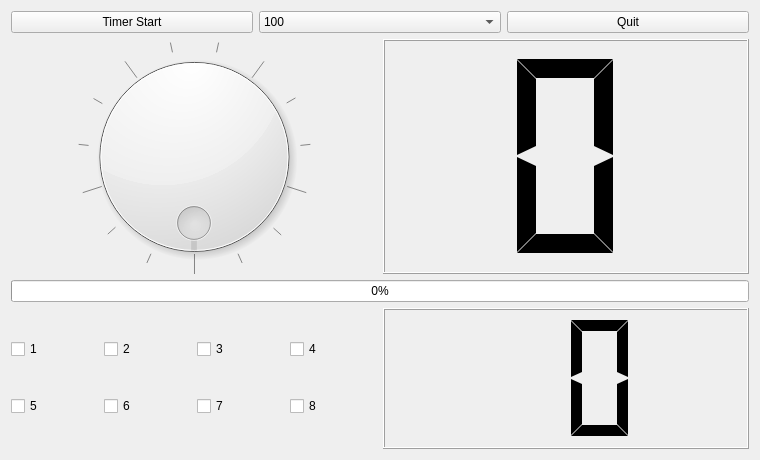
<?xml version="1.0" encoding="UTF-8"?>
<ui version="4.0">
 <class>LedkeyWidget</class>
 <widget class="QWidget" name="LedkeyWidget">
  <property name="geometry">
   <rect>
    <x>0</x>
    <y>0</y>
    <width>760</width>
    <height>460</height>
   </rect>
  </property>
  <property name="windowTitle">
   <string>LedkeyWidget</string>
  </property>
  <layout class="QVBoxLayout" name="verticalLayout_4">
   <item>
    <layout class="QVBoxLayout" name="verticalLayout_3" stretch="1,5,1,3">
     <item>
      <layout class="QHBoxLayout" name="horizontalLayout">
       <item>
        <widget class="QPushButton" name="pPBtimerStart">
         <property name="text">
          <string>Timer Start</string>
         </property>
         <property name="checkable">
          <bool>true</bool>
         </property>
        </widget>
       </item>
       <item>
        <widget class="QComboBox" name="pCBtimerValue">
         <item>
          <property name="text">
           <string>100</string>
          </property>
         </item>
         <item>
          <property name="text">
           <string>500</string>
          </property>
         </item>
         <item>
          <property name="text">
           <string>1000</string>
          </property>
         </item>
         <item>
          <property name="text">
           <string>2000</string>
          </property>
         </item>
        </widget>
       </item>
       <item>
        <widget class="QPushButton" name="pPBappQuit">
         <property name="text">
          <string>Quit</string>
         </property>
        </widget>
       </item>
      </layout>
     </item>
     <item>
      <layout class="QHBoxLayout" name="horizontalLayout_2">
       <item>
        <widget class="QDial" name="pDialLed">
         <property name="maximum">
          <number>15</number>
         </property>
         <property name="singleStep">
          <number>1</number>
         </property>
         <property name="pageStep">
          <number>3</number>
         </property>
         <property name="wrapping">
          <bool>true</bool>
         </property>
         <property name="notchesVisible">
          <bool>true</bool>
         </property>
        </widget>
       </item>
       <item>
        <widget class="QLCDNumber" name="pLcdNumberLed">
         <property name="smallDecimalPoint">
          <bool>false</bool>
         </property>
         <property name="digitCount">
          <number>1</number>
         </property>
         <property name="mode">
          <enum>QLCDNumber::Hex</enum>
         </property>
         <property name="segmentStyle">
          <enum>QLCDNumber::Flat</enum>
         </property>
        </widget>
       </item>
      </layout>
     </item>
     <item>
      <layout class="QHBoxLayout" name="horizontalLayout_3">
       <item>
        <widget class="QProgressBar" name="pProgressBarLed">
         <property name="maximum">
          <number>15</number>
         </property>
         <property name="value">
          <number>0</number>
         </property>
        </widget>
       </item>
      </layout>
     </item>
     <item>
      <layout class="QHBoxLayout" name="horizontalLayout_7">
       <item>
        <layout class="QVBoxLayout" name="verticalLayout">
         <item>
          <layout class="QHBoxLayout" name="horizontalLayout_4">
           <item>
            <widget class="QCheckBox" name="pCBkey1">
             <property name="text">
              <string>1</string>
             </property>
             <property name="checked">
              <bool>false</bool>
             </property>
            </widget>
           </item>
           <item>
            <widget class="QCheckBox" name="pCBkey2">
             <property name="text">
              <string>2</string>
             </property>
             <property name="checked">
              <bool>false</bool>
             </property>
            </widget>
           </item>
           <item>
            <widget class="QCheckBox" name="pCBkey3">
             <property name="text">
              <string>3</string>
             </property>
             <property name="checked">
              <bool>false</bool>
             </property>
            </widget>
           </item>
           <item>
            <widget class="QCheckBox" name="pCBkey4">
             <property name="text">
              <string>4</string>
             </property>
             <property name="checked">
              <bool>false</bool>
             </property>
            </widget>
           </item>
          </layout>
         </item>
         <item>
          <layout class="QHBoxLayout" name="horizontalLayout_6">
           <item>
            <widget class="QCheckBox" name="pCBkey5">
             <property name="text">
              <string>5</string>
             </property>
             <property name="checked">
              <bool>false</bool>
             </property>
            </widget>
           </item>
           <item>
            <widget class="QCheckBox" name="pCBkey6">
             <property name="text">
              <string>6</string>
             </property>
             <property name="checked">
              <bool>false</bool>
             </property>
            </widget>
           </item>
           <item>
            <widget class="QCheckBox" name="pCBkey7">
             <property name="text">
              <string>7</string>
             </property>
             <property name="checked">
              <bool>false</bool>
             </property>
            </widget>
           </item>
           <item>
            <widget class="QCheckBox" name="pCBkey8">
             <property name="text">
              <string>8</string>
             </property>
             <property name="checked">
              <bool>false</bool>
             </property>
            </widget>
           </item>
          </layout>
         </item>
        </layout>
       </item>
       <item>
        <layout class="QVBoxLayout" name="verticalLayout_2">
         <item>
          <widget class="QLCDNumber" name="pLcdNumber2">
           <property name="digitCount">
            <number>2</number>
           </property>
           <property name="mode">
            <enum>QLCDNumber::Hex</enum>
           </property>
           <property name="segmentStyle">
            <enum>QLCDNumber::Flat</enum>
           </property>
          </widget>
         </item>
        </layout>
       </item>
      </layout>
     </item>
    </layout>
   </item>
  </layout>
 </widget>
 <resources/>
 <connections>
  <connection>
   <sender>pDialLed</sender>
   <signal>valueChanged(int)</signal>
   <receiver>pLcdNumberLed</receiver>
   <slot>display(int)</slot>
   <hints>
    <hint type="sourcelabel">
     <x>304</x>
     <y>157</y>
    </hint>
    <hint type="destinationlabel">
     <x>392</x>
     <y>170</y>
    </hint>
   </hints>
  </connection>
 </connections>
</ui>
